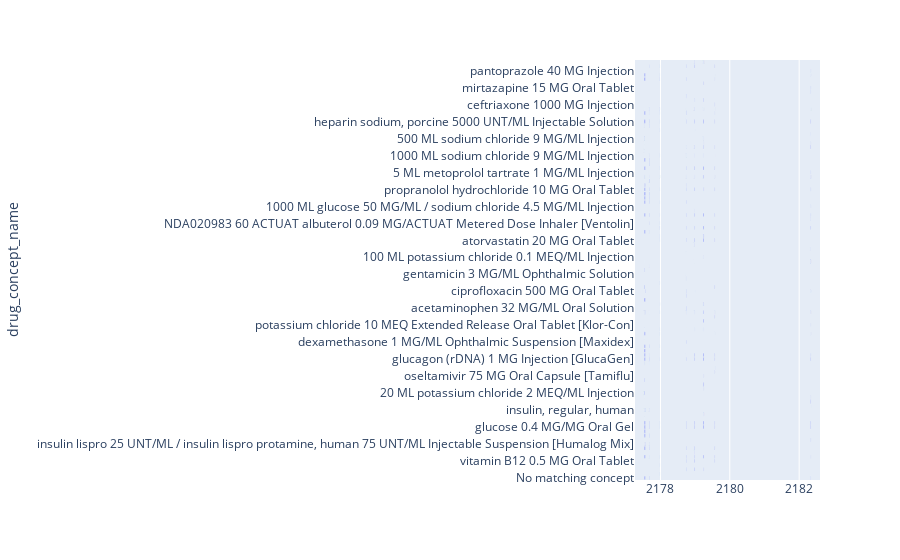

The code cell stored with this chart in its notebook:
### Code cell
visit_df = patient_df.copy()
visit_df["drug_concept_id"] = visit_df["drug_concept_id"].astype(str)
visit_df = visit_df.sort_values(by=["drug_concept_id", "drug_exposure_start_datetime"]).reset_index(drop=True)
# TODO: Diff by drug_concept_id
visit_df["quantity_diff"] = visit_df.groupby("drug_concept_id")["quantity"].diff()
visit_df["quantity_diff_percentage"] = visit_df.apply(lambda x: round(x["quantity_diff"]/x["quantity"]*100, 2) if x["quantity"] > 0 else 100, axis=1)
visit_df["quantity_diff_trend"] = visit_df["quantity_diff"].apply(get_trend)

fig = px.timeline(
    visit_df,
    x_start="drug_exposure_start_datetime",
    x_end="drug_exposure_end_datetime",
    y="drug_concept_name",
    # color="quantity_diff_trend",
    # color_continuous_scale="bluered",
    # opacity=0.5,
)
fig.show()

### Figure 1 — Plotly figure (JSON) as saved in the notebook; plotly's stock layout.template omitted (floating-point values rounded to 4 significant figures; data arrays with more than 128 entries replaced by an {"elided": "..."} marker saying what was removed)
{"data": [{"alignmentgroup": "True", "base": {"elided": "493 str values"}, "hovertemplate": "drug_exposure_start_date=%{base}<br>drug_exposure_end_date=%{x}<br>drug_concept_name=%{y}<extra></extra>", "legendgroup": "", "marker": {"color": "#636efa", "pattern": {"shape": ""}}, "name": "", "offsetgroup": "", "orientation": "h", "showlegend": false, "textposition": "auto", "type": "bar", "x": {"elided": "493 int values"}, "xaxis": "x", "y": {"elided": "493 str values"}, "yaxis": "y"}], "layout": {"barmode": "overlay", "legend": {"tracegroupgap": 0}, "margin": {"t": 60}, "xaxis": {"anchor": "y", "domain": [0, 1], "type": "date"}, "yaxis": {"anchor": "x", "domain": [0, 1], "title": {"text": "drug_concept_name"}}}}
